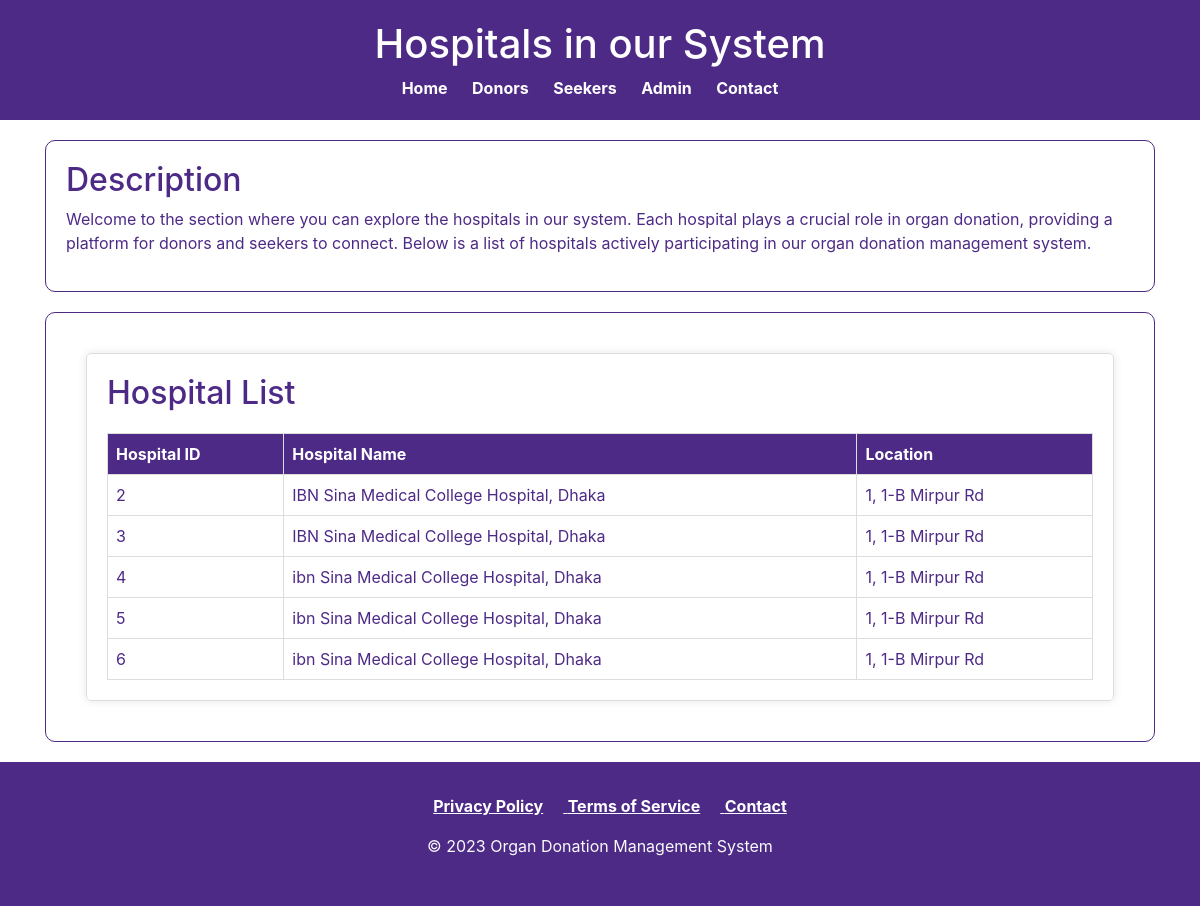
Screenshot of /hospital.php with the database file from the repository.
### tables this page shows
CREATE TABLE `hospital` (
  `hospital_id` int(20) NOT NULL,
  `hospital_name` varchar(100) NOT NULL,
  `location` varchar(100) NOT NULL
);

### hospital.php (the view, shortened to what this page needs)
<!DOCTYPE html>
<html lang="en">
<head>
    <link rel="stylesheet" href="https://stackpath.bootstrapcdn.com/bootstrap/4.3.1/css/bootstrap.min.css">
    <link rel="stylesheet" href="home.css">
</head>
<body>
    <header>
        <h1>Hospitals in our System</h1>
        <nav>
            <ul>
                <li><a href="home.php">Home</a></li>
                <li><a href="login.php">Donors</a></li>
                <li><a href="login.php">Seekers</a></li>
                <li><a href="admin.php">Admin</a></li>
                <li><a href="contact.php">Contact</a></li>
            </ul>
        </nav>
    </header>
    <div class="container">
        <section>
            <h2>Description</h2>
            <p>
                Welcome to the section where you can explore the hospitals in our system. Each hospital plays a crucial role in organ donation, providing a platform for donors and seekers to connect. Below is a list of hospitals actively participating in our organ donation management system.
            </p>
        </section>
        <section>
        <div id="hospital-list">
        <h2>Hospital List</h2>
        <table>
            <tr>
                <th>Hospital ID</th>
                <th>Hospital Name</th>
                <th>Location</th>
            </tr>
            <?php
                $servername = "localhost";
                $username = "root";
                $password = "";
                $dbname = "idp_project";
                $conn = new mysqli($servername, $username, $password, $dbname);
                $sql = "SELECT hospital_id, hospital_name, location FROM hospital";
                $result = $conn->query($sql);
                while ($row = $result->fetch_assoc()) {
                    echo "<tr>";
                    echo "<td>" . $row['hospital_id'] . "</td>";
                    echo "<td>" . $row['hospital_name'] . "</td>";
                    echo "<td>" . $row['location'] . "</td>";
                    echo "</tr>";
                }
            ?>
        </table>
    </div>
    </div>
    <footer>
    <div class="footer-container">
        <div class="footer-row">
            <ul style="text-align: center; text-decoration: underline;">
            <li><a href="privacy_policy.php" onclick="openPopup(); return false;" style="color: #fff; font-weight: bold;">Privacy Policy</a></li>
            <li><a href="terms.php" onclick="openPopup(); return false;" style="color: #fff; font-weight: bold;"> Terms of Service</a></li>
                <li><a href="contact.php" style="color: #fff; font-weight: bold;">Contact</a></li>
            </ul>
        </div>
        <div class="footer-row" style="text-align: center;">
            <p>&copy; 2023 Organ Donation Management System</p>
        </div>
    </div>
</footer>
</body>
</html>

### home.css (style rules this page uses)
body { background-color: #ffffff; color: #4e2a87; display: flex; flex-direction: column; min-height: 100vh; }
header { background-color: #4e2a87; color: #ffffff; padding: 20px 0; text-align: center; }
nav ul { list-style-type: none; margin: 0; padding: 0; }
nav ul li { display: inline; margin-right: 20px; }
nav a { text-decoration: none; color: #fff; font-weight: bold; }
section { margin: 20px 0; padding: 20px; background-color: #ffffff; border: 1px solid #4e2a87; border-radius: 10px; overflow: hidden; }
section h2 { color: #4e2a87; }
footer { background-color: #4e2a87; color: #f8f9fa; text-align: center; padding: 2rem; width: 100%; }
footer ul { list-style: none; text-align: center; }
footer ul li { display: inline; margin-right: 20px; color: #fff; font-weight: bold; }

### hospital.php (style rules this page uses)
#hospital-list { flex: 1; padding: 20px; border: 1px solid #ddd; border-radius: 5px; box-shadow: 0 0 10px rgba(0, 0, 0, 0.1); margin: 20px; }
table { width: 100%; border-collapse: collapse; margin-top: 20px; }
table, th, td { border: 1px solid #ddd; }
th, td { padding: 8px; text-align: left; }
th { background-color: #4e2a87; color: #fff; }

### rows the page displays
hospital: hospital_id "2", hospital_name "IBN Sina Medical College Hospital, Dhaka", location "1, 1-B Mirpur Rd"
hospital: hospital_id "3", hospital_name "IBN Sina Medical College Hospital, Dhaka", location "1, 1-B Mirpur Rd"
hospital: hospital_id "4", hospital_name "ibn Sina Medical College Hospital, Dhaka", location "1, 1-B Mirpur Rd"
hospital: hospital_id "5", hospital_name "ibn Sina Medical College Hospital, Dhaka", location "1, 1-B Mirpur Rd"
hospital: hospital_id "6", hospital_name "ibn Sina Medical College Hospital, Dhaka", location "1, 1-B Mirpur Rd"
